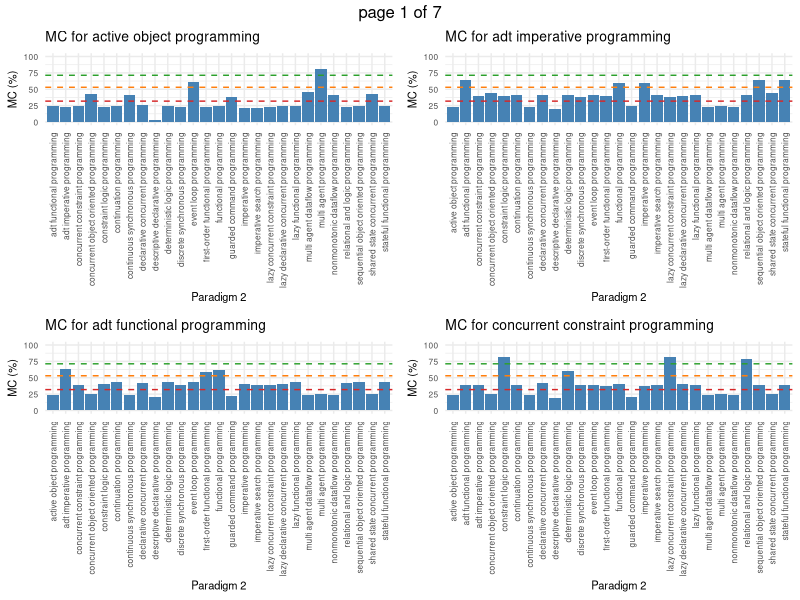
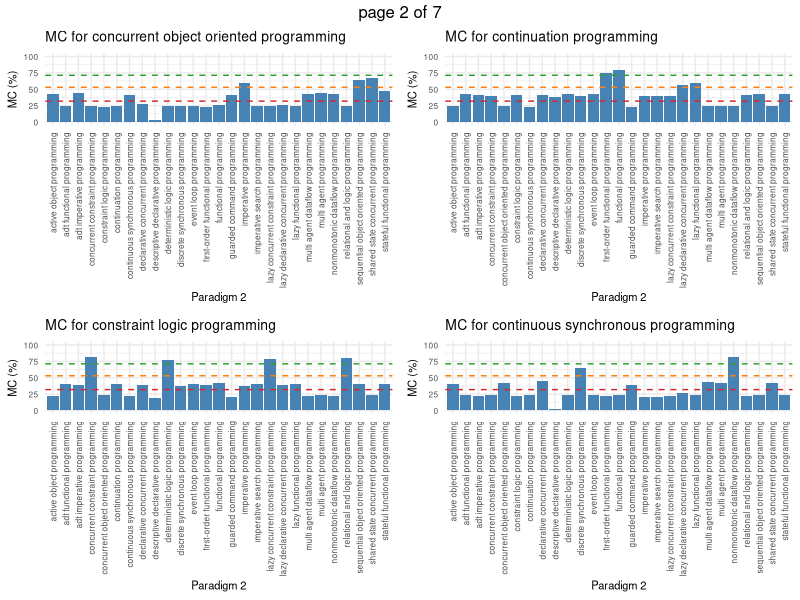
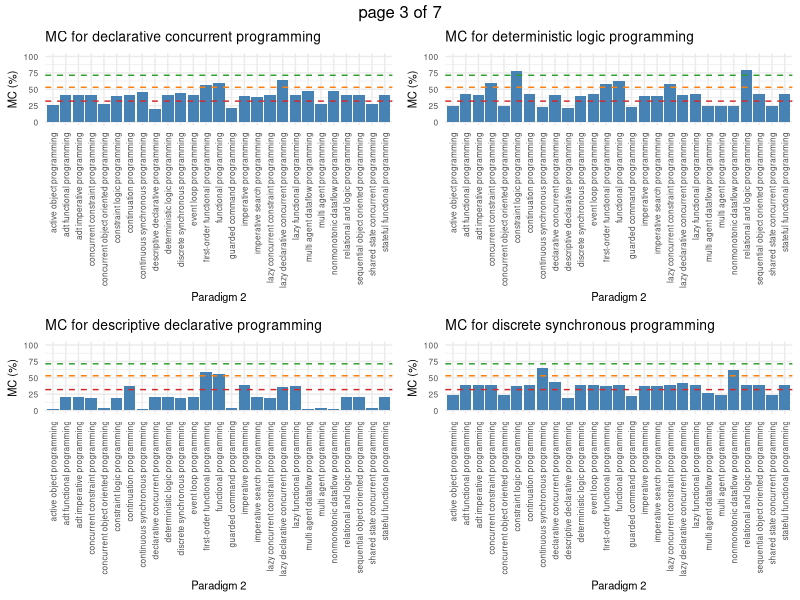
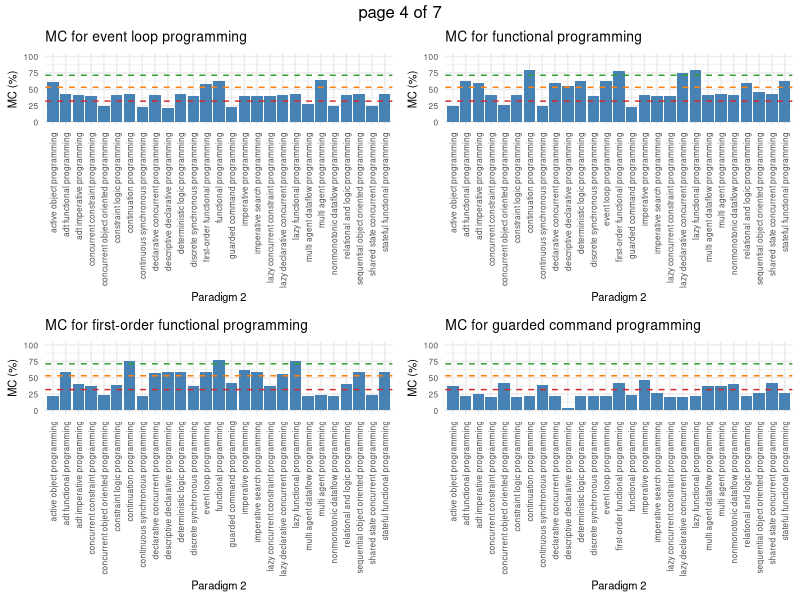
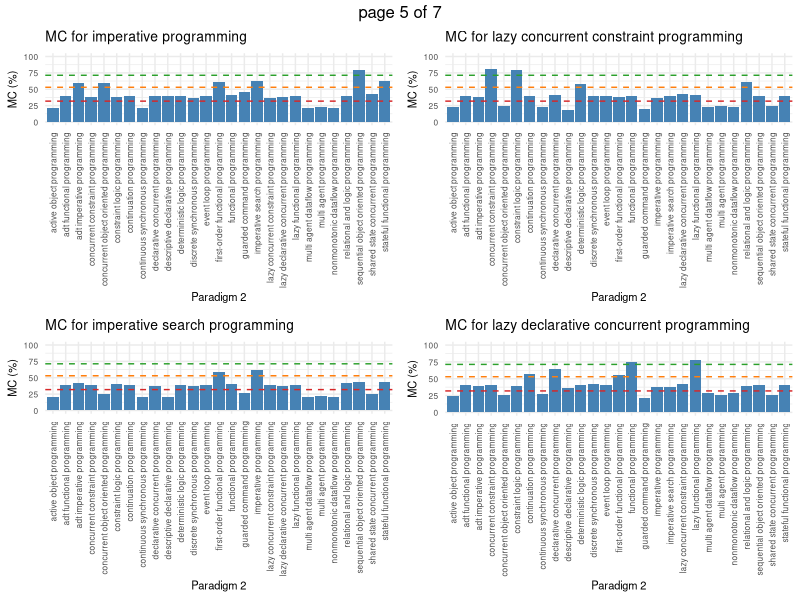
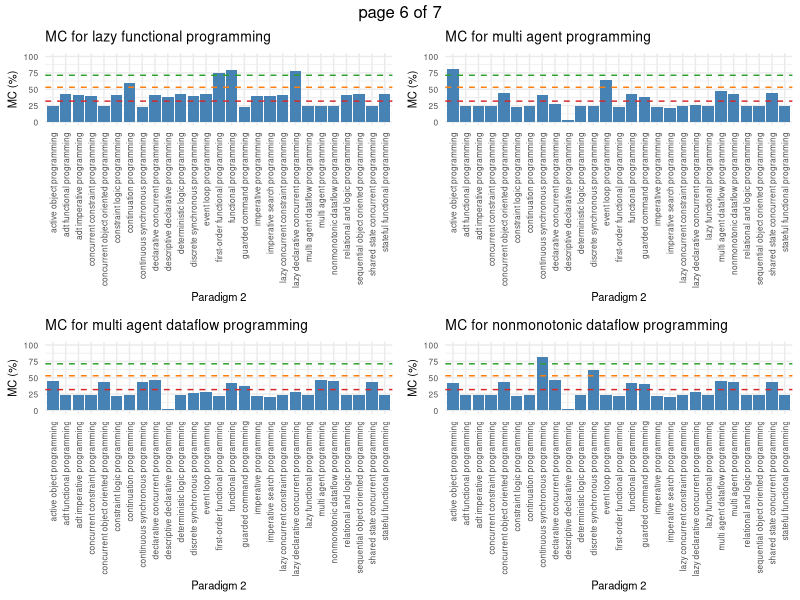
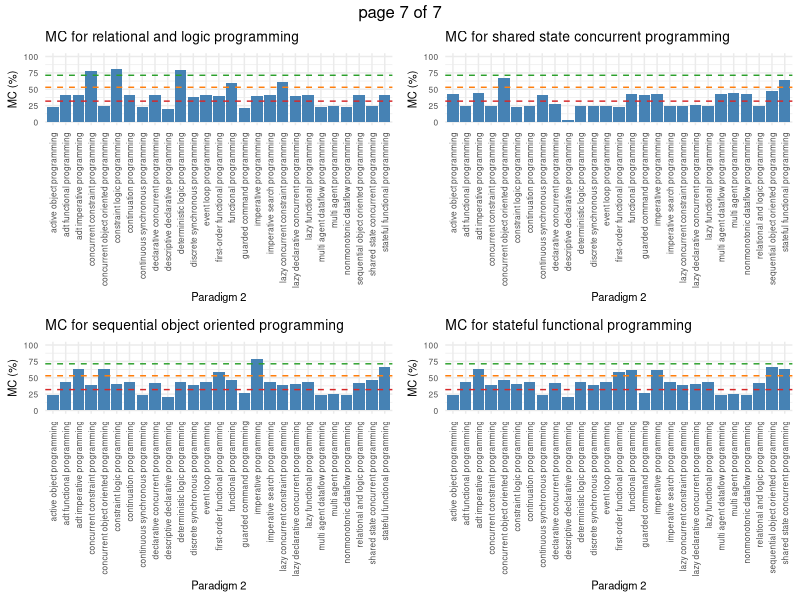

Source code (R) for these figures, in order:
# Load necessary libraries for data visualization, manipulation, and reading
library(ggplot2)
library(dplyr)
library(readr)
library(gridExtra)

# Read the data from a CSV file
data <- read_csv("CollaborationMetric_Paradigms_Raw.csv")

# Define a custom theme for ggplot2 charts for consistent appearance
adjusted_theme <- theme(
  plot.title = element_text(size = 10),
  axis.title = element_text(size = 8),
  axis.text.x = element_text(angle = 90, vjust = 0.5, size = 6),
  axis.text.y = element_text(size = 6),
  legend.title = element_text(size = 8),
  legend.text = element_text(size = 6)
)

# Preprocess the data by converting 'TotalMC' to a percentage for visualization
data <- data %>%
  mutate(TotalMC_Percentage = as.numeric(TotalMC) * 100)

# Sort the data by the first paradigm for plotting
data_sorted <- data %>% arrange(Paradigm1)
# Extract unique paradigms for plotting
unique_paradigms <- unique(data_sorted$Paradigm1)
# Initialize a list to store individual graphs
graphs <- list()

# Define thresholds and corresponding colors for visualization
seuils <- c(31.85, 52.99, 71.31)
colors <- c("#d62728", "#ff7f0e", "#2ca02c", "#1f77b4")

# Loop through each unique paradigm to create a bar plot
for (paradigm in unique_paradigms) {
  # Filter data for the current paradigm
  subset_data <- filter(data_sorted, Paradigm1 == paradigm)
  # Create the bar plot
  graph <- ggplot(subset_data, aes(x = Paradigm2, y = TotalMC_Percentage)) +
    geom_bar(stat = "identity", fill = "steelblue") +
    theme_minimal() +
    adjusted_theme +
    labs(title = paste("MC for", paradigm), x = "Paradigm 2", y = "MC (%)") +
    theme(axis.text.x = element_text(angle = 90, hjust = 1)) +
    scale_y_continuous(limits = c(0, 100), breaks = seq(0, 100, by = 25))
  
  # Add horizontal lines at defined thresholds
  for(i in 1:length(seuils)) {
    graph <- graph + geom_hline(yintercept = seuils[i], linetype = "dashed", color = colors[i])
  }
  # Store the graph in the list using the paradigm as the key
  graphs[[paradigm]] <- graph
}

# Output the graphs to a PDF file
pdf("AllParadigmMCReport.pdf")
marrangeGrob(grobs = lapply(graphs, ggplotGrob), ncol = 2, nrow = 2)
dev.off()